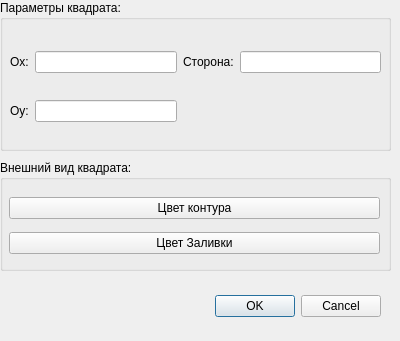
<?xml version="1.0" encoding="UTF-8"?>
<ui version="4.0">
 <class>DialogSquare</class>
 <widget class="QDialog" name="DialogSquare">
  <property name="geometry">
   <rect>
    <x>0</x>
    <y>0</y>
    <width>400</width>
    <height>341</height>
   </rect>
  </property>
  <property name="windowTitle">
   <string>Dialog</string>
  </property>
  <widget class="QDialogButtonBox" name="buttonBox">
   <property name="geometry">
    <rect>
     <x>10</x>
     <y>290</y>
     <width>371</width>
     <height>32</height>
    </rect>
   </property>
   <property name="orientation">
    <enum>Qt::Horizontal</enum>
   </property>
   <property name="standardButtons">
    <set>QDialogButtonBox::Cancel|QDialogButtonBox::Ok</set>
   </property>
  </widget>
  <widget class="QGroupBox" name="aspectSquare">
   <property name="geometry">
    <rect>
     <x>0</x>
     <y>160</y>
     <width>391</width>
     <height>111</height>
    </rect>
   </property>
   <property name="title">
    <string>Внешний вид квадрата:</string>
   </property>
   <widget class="QWidget" name="verticalLayoutWidget">
    <property name="geometry">
     <rect>
      <x>9</x>
      <y>30</y>
      <width>371</width>
      <height>73</height>
     </rect>
    </property>
    <layout class="QVBoxLayout" name="verticalLayout">
     <item>
      <widget class="QPushButton" name="PenColor">
       <property name="text">
        <string>Цвет контура</string>
       </property>
      </widget>
     </item>
     <item>
      <widget class="QPushButton" name="BrushColor">
       <property name="text">
        <string>Цвет Заливки</string>
       </property>
      </widget>
     </item>
    </layout>
   </widget>
  </widget>
  <widget class="QGroupBox" name="parametersSquare">
   <property name="geometry">
    <rect>
     <x>0</x>
     <y>0</y>
     <width>391</width>
     <height>151</height>
    </rect>
   </property>
   <property name="title">
    <string>Параметры квадрата:</string>
   </property>
   <widget class="QWidget" name="gridLayoutWidget">
    <property name="geometry">
     <rect>
      <x>10</x>
      <y>30</y>
      <width>371</width>
      <height>115</height>
     </rect>
    </property>
    <layout class="QGridLayout" name="gridLayout">
     <item row="0" column="2">
      <widget class="QLabel" name="lengthLabel">
       <property name="text">
        <string>Сторона:</string>
       </property>
      </widget>
     </item>
     <item row="0" column="3">
      <widget class="QLineEdit" name="lineLength">
       <property name="text">
        <string/>
       </property>
      </widget>
     </item>
     <item row="1" column="0">
      <widget class="QLabel" name="posYLabel">
       <property name="text">
        <string>Oy:</string>
       </property>
      </widget>
     </item>
     <item row="1" column="1">
      <widget class="QLineEdit" name="linePositionY"/>
     </item>
     <item row="0" column="1">
      <widget class="QLineEdit" name="linePositionX"/>
     </item>
     <item row="0" column="0">
      <widget class="QLabel" name="posXLabel">
       <property name="text">
        <string>Ox:</string>
       </property>
      </widget>
     </item>
    </layout>
   </widget>
  </widget>
 </widget>
 <resources/>
 <connections>
  <connection>
   <sender>buttonBox</sender>
   <signal>rejected()</signal>
   <receiver>DialogSquare</receiver>
   <slot>reject()</slot>
   <hints>
    <hint type="sourcelabel">
     <x>244</x>
     <y>305</y>
    </hint>
    <hint type="destinationlabel">
     <x>205</x>
     <y>275</y>
    </hint>
   </hints>
  </connection>
  <connection>
   <sender>buttonBox</sender>
   <signal>accepted()</signal>
   <receiver>DialogSquare</receiver>
   <slot>accept()</slot>
   <hints>
    <hint type="sourcelabel">
     <x>333</x>
     <y>301</y>
    </hint>
    <hint type="destinationlabel">
     <x>328</x>
     <y>277</y>
    </hint>
   </hints>
  </connection>
 </connections>
</ui>
